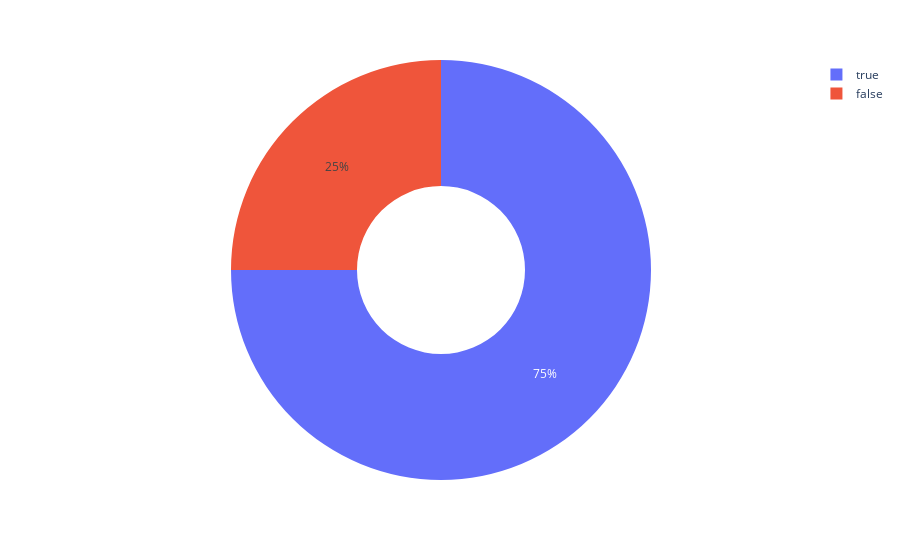

Notebook source saved alongside this figure:
### Code cell
fig = px.pie(
        data,
        names=data["result"].value_counts().index,
        values=data["result"].value_counts(),
        labels={1: "Success", 0: "Unsuccess"},
        hole=0.4,
    )
fig

### Figure 1 — Plotly figure (JSON) as saved in the notebook; plotly's stock layout.template omitted (floating-point values rounded to 4 significant figures)
{"data": [{"domain": {"x": [0, 1], "y": [0, 1]}, "hole": 0.4, "hovertemplate": "label=%{label}<br>value=%{value}<extra></extra>", "labels": [true, false], "legendgroup": "", "name": "", "showlegend": true, "type": "pie", "values": [15, 5]}], "layout": {"legend": {"tracegroupgap": 0}, "margin": {"t": 60}}}
